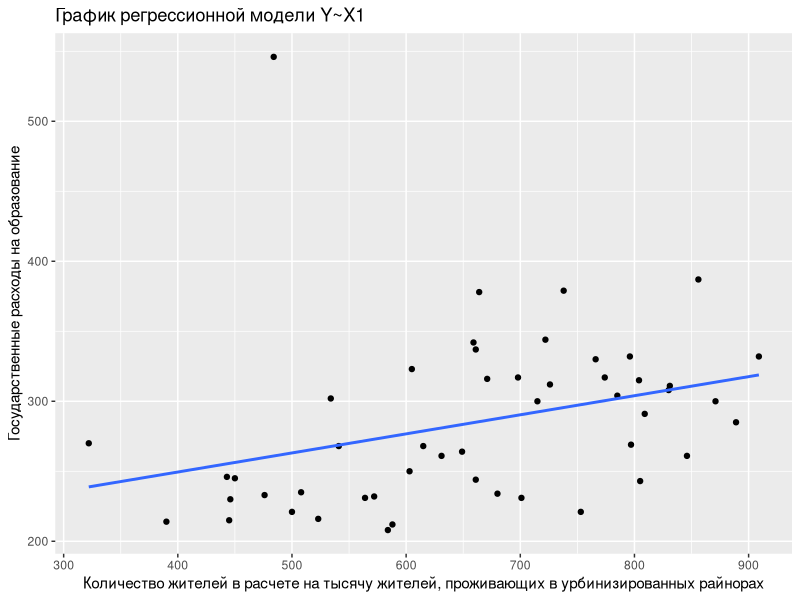
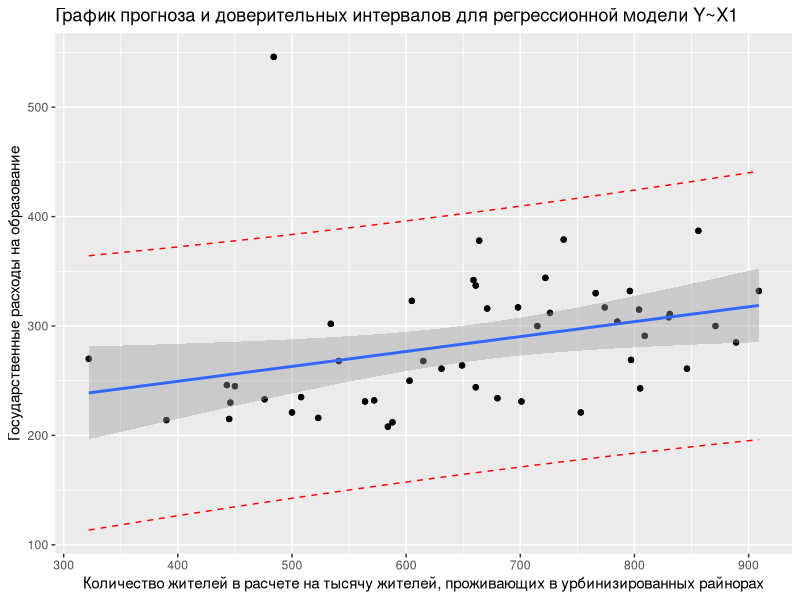
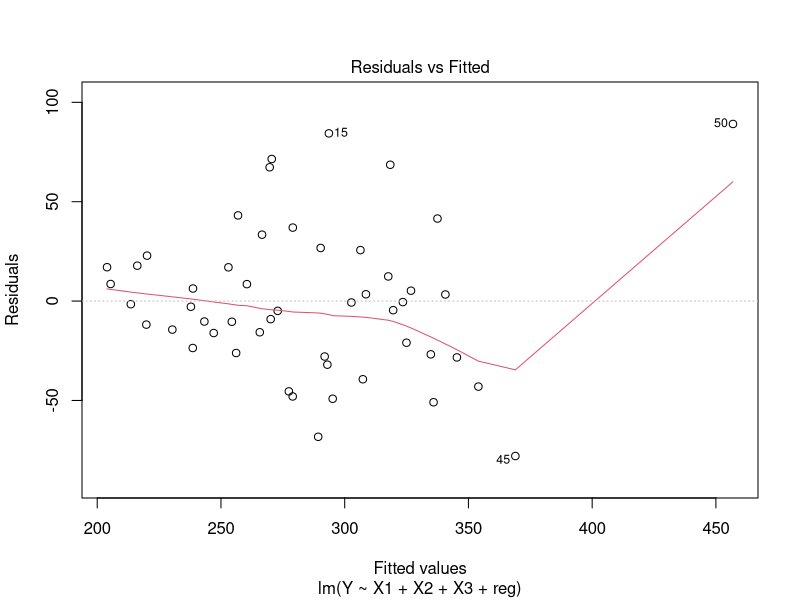
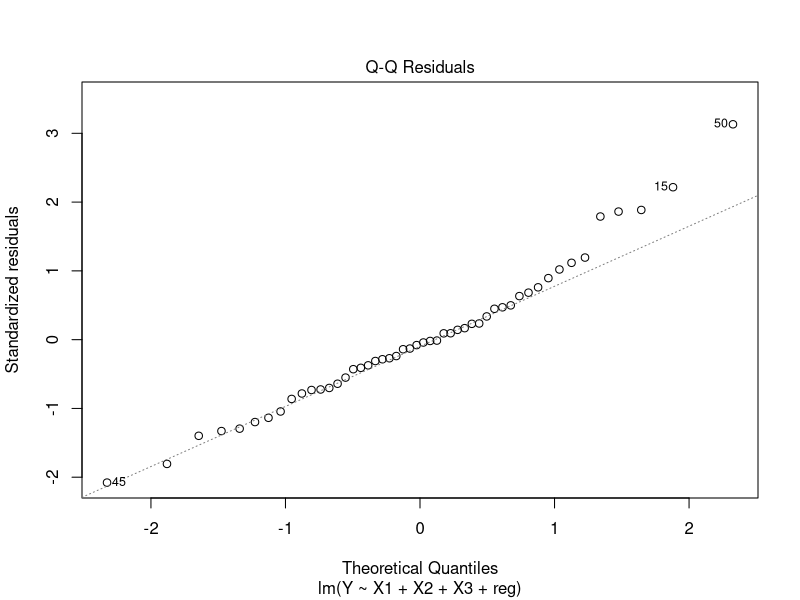
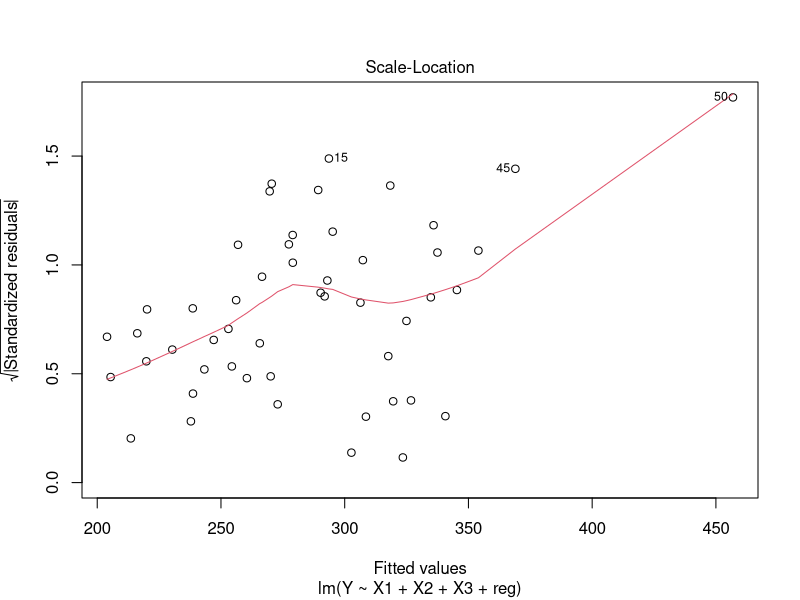
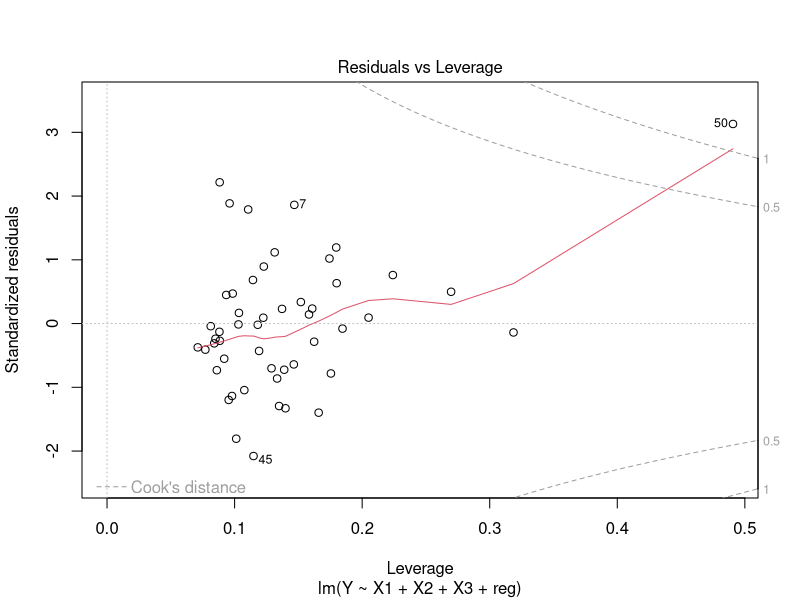

Write the R code that produced these figures, in order.
install.packages('robustbase')
install.packages('ggplot2')
install.packages('psych')
install.packages('lmtest')
install.packages('sandwich')
library('robustbase')
library('psych')
library('ggplot2')
library('lmtest')
library('sandwich')
#Task 1
edu <- education
str(edu)
edu$Region <- as.factor(edu$Region)
edu$Region <- factor(edu$Region, levels=c('1','2','3','4'),labels=c('Северо-восток','Север','Юг','Запад'))
describe(edu, omit=TRUE)
#Task 2
model <- lm(data=edu, Y~X1)
summary(model)
confint(model, level = 0.95)
#Task 3
ggplot(data = edu, aes(x=X1, y=Y))+geom_point()+geom_smooth(method=lm, se=FALSE) + labs(x = "Количество жителей в расчете на тысячу жителей, проживающих в урбинизированных райнорах", y = "Государственные расходы на образование", title = 'График регрессионной модели Y~X1')
#Task 4
model2 <- lm(data=edu, Y~X1+X2+X3)
summary(model2) 
confint(model2)
#Task 5
disp.analysis <- anova(model2)
sum.of.sqr <- disp.analysis['Sum Sq'];
disp.analysis['Var Explained'] <- sum.of.sqr / sum(sum.of.sqr)
disp.analysis['Var Explained']
#Task 6
edu <- education
reg <- edu$Region
reg <- factor(reg, levels=c('1','2','3','4'),labels=c('Северо-восток','Север','Юг','Запад'))
reg <- relevel(reg, ref='Запад')
model3 <- lm(data=edu, Y~X1+X2+X3+reg)
summary(model3)
reg <- relevel(reg, ref='Юг')
model3 <- lm(data=edu, Y~X1+X2+X3+reg)
summary(model3)
#Task 7
pred <- suppressWarnings(predict.lm(model, interval = "prediction"))
help(predict.lm)
lwr <- pred[,'lwr']
upr <- pred[, 'upr']
qplot(data = edu, X1, Y, main='График прогноза и доверительных интервалов для регрессионной модели Y~X1', xlab='Количество жителей в расчете на тысячу жителей, проживающих в урбинизированных райнорах',ylab='Государственные расходы на образование') +geom_point()+ stat_smooth(method='lm')+geom_line(aes(y=lwr), color = "red", linetype = "dashed")+
  geom_line(aes(y=upr), color = "red", linetype = "dashed")
#Task 8
plot(model3)
#Task 9
bptest(model3)
#Task 10
coeftest(model3)
coeftest(model3,vcov. = vcovHC(model3,type="HC1"))
coeftest(model3,vcov. =vcovHC(model3,type="HC2"))

  
  
